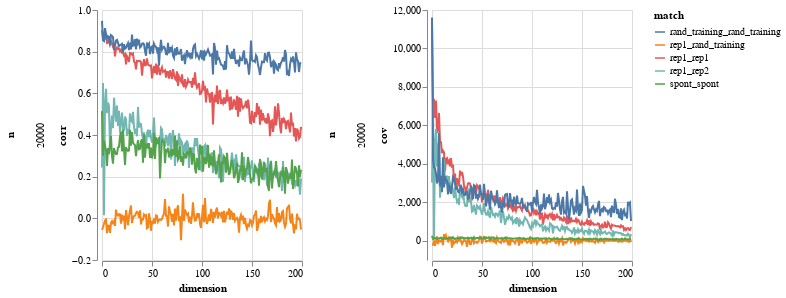

The code cell stored with this chart in its notebook:
### Code cell
def gen_chart(data: pd.DataFrame) -> alt.Chart:
    y = "cov" if "cov" in data.columns else "corr"
    selection = alt.selection_multi(fields=["match"], bind="legend")
    base = alt.Chart(data).encode(x="dimension", y=y, color="match",)

    return (
        base.mark_line()
        .encode(
            size=alt.condition(~selection, alt.value(1), alt.value(2)),
            opacity=alt.condition(~selection, alt.value(0.4), alt.value(1)),
            row="n:N",
        )
        .properties(width=200, height=250)
        .add_selection(selection)
    )


gen_chart(innerprod_between_tests[0]) | gen_chart(innerprod_between_tests[1])

### Figure 1 — Vega-Lite specification as saved in the notebook (floating-point values rounded to 4 significant figures; data arrays with more than 128 entries replaced by an {"elided": "..."} marker saying what was removed)
{"config": {"view": {"continuousWidth": 400, "continuousHeight": 300}}, "hconcat": [{"data": {"name": "data-3f3b41f19525de351c0e26700835990f"}, "mark": "line", "encoding": {"color": {"type": "nominal", "field": "match"}, "opacity": {"condition": {"value": 0.4, "selection": {"not": "selector001"}}, "value": 1}, "row": {"type": "nominal", "field": "n"}, "size": {"condition": {"value": 1, "selection": {"not": "selector001"}}, "value": 2}, "x": {"type": "quantitative", "field": "dimension"}, "y": {"type": "quantitative", "field": "corr"}}, "height": 250, "selection": {"selector001": {"type": "multi", "fields": ["match"], "bind": "legend"}}, "width": 200}, {"data": {"name": "data-c0ef41cb844d03d0adbd65d91c2143fa"}, "mark": "line", "encoding": {"color": {"type": "nominal", "field": "match"}, "opacity": {"condition": {"value": 0.4, "selection": {"not": "selector002"}}, "value": 1}, "row": {"type": "nominal", "field": "n"}, "size": {"condition": {"value": 1, "selection": {"not": "selector002"}}, "value": 2}, "x": {"type": "quantitative", "field": "dimension"}, "y": {"type": "quantitative", "field": "cov"}}, "height": 250, "selection": {"selector002": {"type": "multi", "fields": ["match"], "bind": "legend"}}, "width": 200}], "$schema": "https://vega.github.io/schema/vega-lite/v4.8.1.json", "datasets": {"data-3f3b41f19525de351c0e26700835990f": {"elided": "1000 records"}, "data-c0ef41cb844d03d0adbd65d91c2143fa": {"elided": "1000 records"}}}
